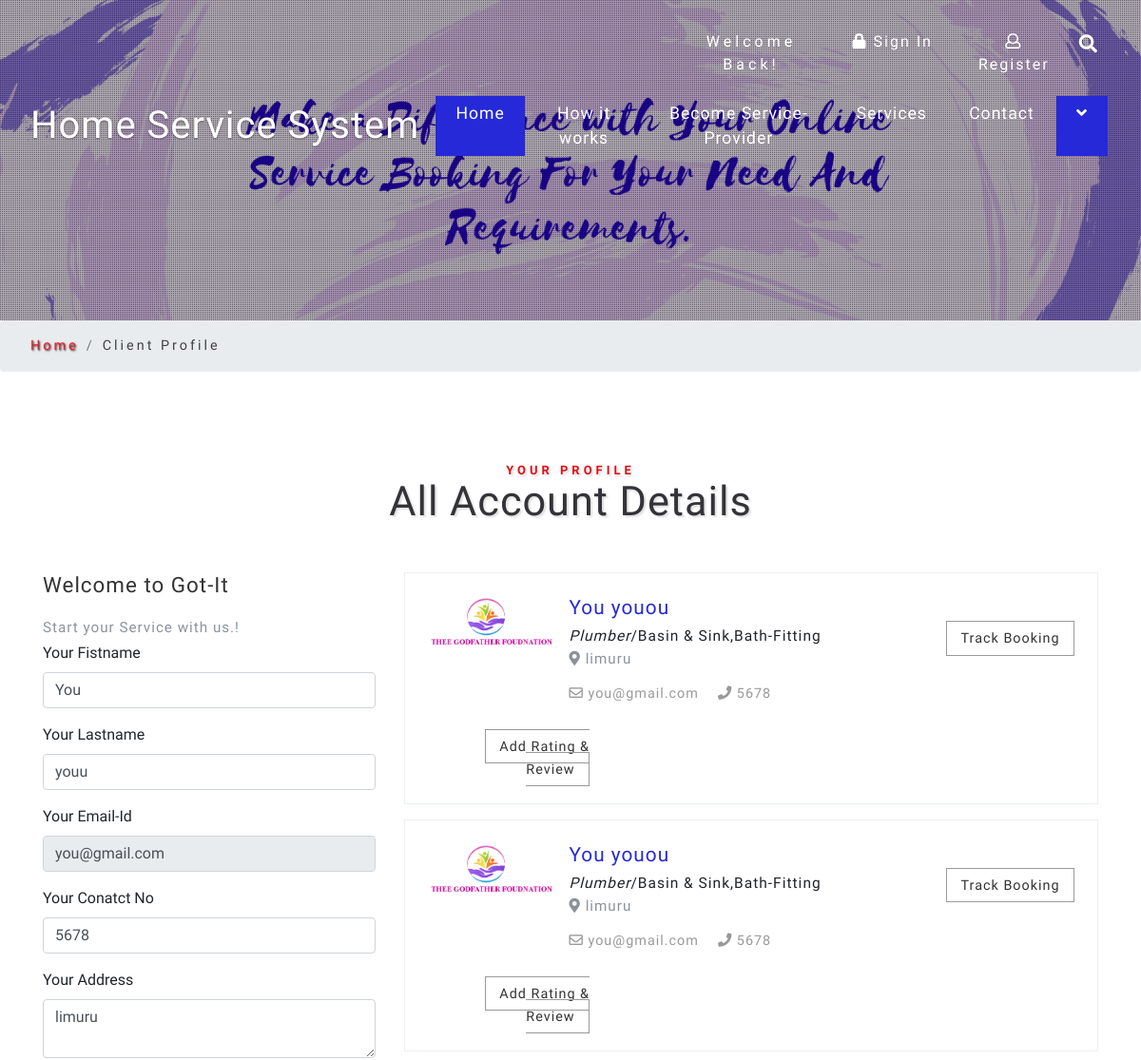
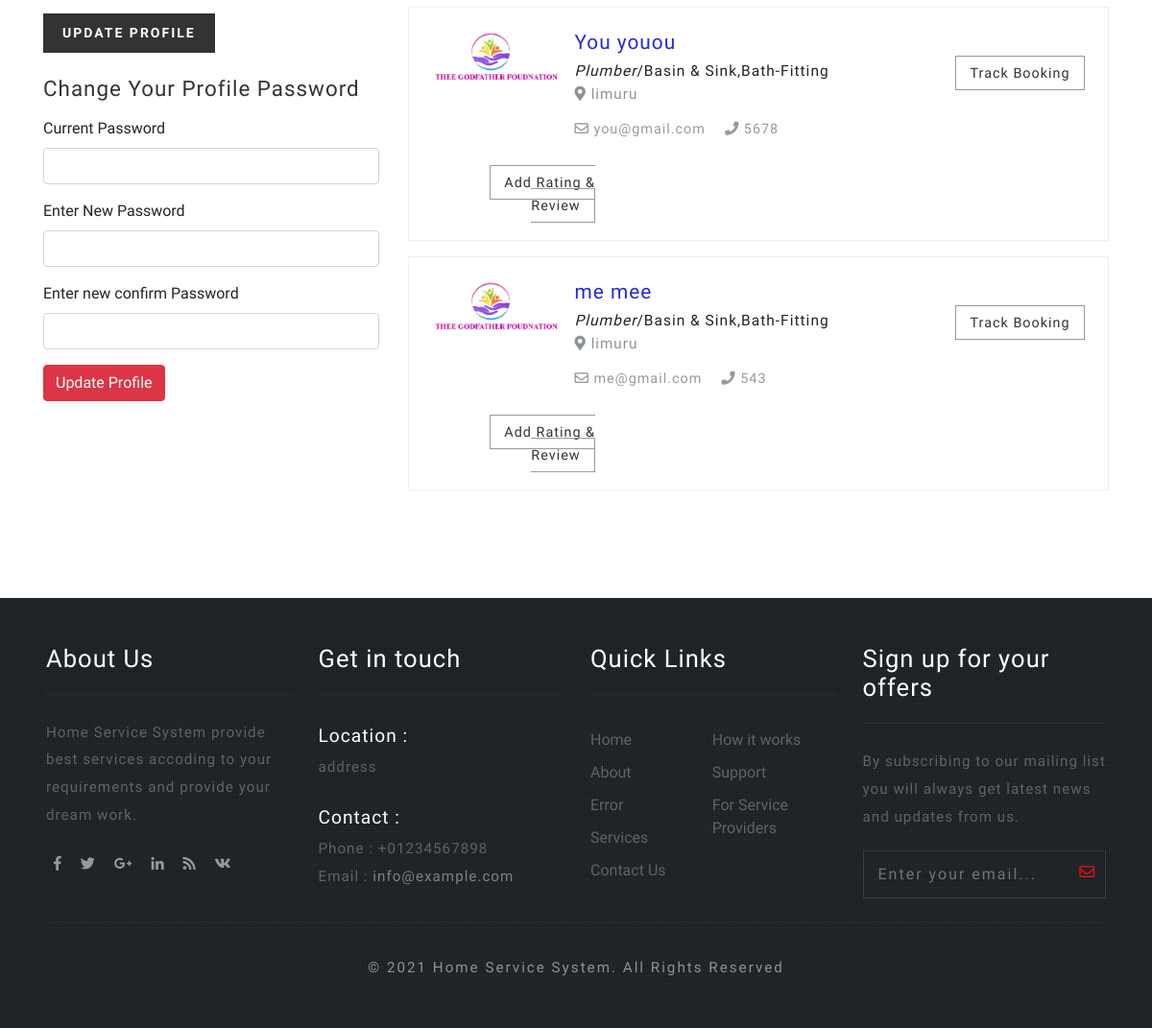
Page /profile_client.php (signed in) on the committed database (2 pictures, top to bottom).
### tables this page shows
CREATE TABLE `users` (
  `user_id` int(11) NOT NULL,
  `user_firstname` varchar(200) NOT NULL,
  `user_lastname` varchar(200) NOT NULL,
  `user_email` varchar(200) NOT NULL,
  `user_mobile` varchar(200) NOT NULL,
  `user_address` varchar(200) NOT NULL,
  `user_creationdate` timestamp NOT NULL DEFAULT current_timestamp()
);

CREATE TABLE `booking` (
  `booking_id` int(11) NOT NULL,
  `booking_user_id` int(11) DEFAULT NULL,
  `booking_freelancer_id` varchar(255) DEFAULT NULL,
  `booking_category_id` int(11) NOT NULL,
  `booking_subcategory_id` int(11) NOT NULL,
  `booking_service_date` varchar(200) DEFAULT NULL,
  `booking_service_time` varchar(200) NOT NULL,
  `booking_remark` varchar(300) NOT NULL,
  `booking_orderDate` timestamp NOT NULL DEFAULT current_timestamp(),
  `booking_bookstatus` int(11) NOT NULL,
  `booking_service_rating` int(11) NOT NULL,
  `booking_price_rating` int(11) NOT NULL,
  `booking_values_rating` int(11) NOT NULL,
  `booking_review` varchar(500) NOT NULL
);

CREATE TABLE `freelancer` (
  `freelancer_id` int(11) NOT NULL,
  `freelancer_category_id` int(11) NOT NULL,
  `freelancer_subcategory_id` int(11) NOT NULL,
  `freelancer_firstname` varchar(255) NOT NULL,
  `freelancer_lastname` varchar(255) NOT NULL,
  `freelancer_email` varchar(255) NOT NULL,
  `freelancer_mobile` varchar(200) NOT NULL,
  `freelancer_address` varchar(200) NOT NULL,
  `freelancer_experience` varchar(200) NOT NULL,
  `freelancer_rate` varchar(255) NOT NULL,
  `freelancer_location` varchar(255) NOT NULL,
  `freelancer_image` varchar(255) NOT NULL,
  `freelancer_status` int(1) NOT NULL,
  `freelancer_regdate` timestamp NOT NULL DEFAULT current_timestamp() ON UPDATE current_timestamp()
);

CREATE TABLE `category` (
  `category_id` int(11) NOT NULL,
  `category_categoryName` varchar(255) DEFAULT NULL,
  `category_creationDate` timestamp NOT NULL DEFAULT current_timestamp(),
  `category_updationDate` varchar(255) DEFAULT NULL
);

CREATE TABLE `subcategory` (
  `subcategory_id` int(11) NOT NULL,
  `subcategory_category_id` int(11) DEFAULT NULL,
  `subcategory_name` varchar(255) DEFAULT NULL,
  `subcategory_creationDate` timestamp NULL DEFAULT current_timestamp(),
  `subcategory_updationDate` varchar(255) DEFAULT NULL
);

### profile_client.php (the view, shortened to what this page needs)
<?php
include('conn.php');
if(strlen($_SESSION['login'])==0)
    {
header('location:index.php');
}
else{
?>
<!DOCTYPE html>
<html lang="zxx">
<head>
    <link href="css/bootstrap.css" rel='stylesheet' type='text/css' />
    <link href="css/style6.css" rel='stylesheet' type='text/css' />
    <link href="css/style.css" rel='stylesheet' type='text/css' />
    <link href="css/fontawesome-all.css" rel="stylesheet">
</head>
<body>
    <div id="demo-1" class="page-content">
        <div class="dotts">
            <?php include'header.php'; ?>
            <div class="banner-info-w3layouts text-center">
            </div>
        </div>
    </div>
    <ol class="breadcrumb justify-content-left">
        <li class="breadcrumb-item">
            <a href="index.html">Home</a>
        </li>
        <li class="breadcrumb-item active">Client Profile</li>
    </ol>
    <section class="banner-bottom-wthree py-lg-5 py-md-5 py-3">
        <div class="container">
            <div class="inner-sec-w3ls py-lg-5  py-3">
                <h3 class="tittle text-center mb-lg-4 mb-3">
                    <span>Your Profile</span>All Account Details</h3>
                <div class="row choose-main mt-5">
                    <div class="col-lg-4 job_info_right">
                        <div class="widget_search">
                            <h3 class="j-b mb-3">Welcome to Got-It</h3>
                            <div class="widget-content">
                                <p>Start your Service with us.!</p>
                                <?php
$query=mysqli_query($conn,"select * from users where user_id ='".$_SESSION['id']."'");
while($row=mysqli_fetch_array($query))
{
?>
                                <form  method="post">
                                    <div class="form-group">
                                        <label class="mb-2">Your Fistname</label>
                                    <input class="form-control jb_2" type="text" name="fname" placeholder="" required="" value="<?php echo $row['user_firstname'];?>">
                                    </div>
                                    <div class="form-group">
                                        <label class="mb-2">Your Lastname</label>
                                    <input class="form-control jb_2" type="text" name="lname"  required="" value="<?php echo $row['user_lastname'];?>">
                                    </div>
                                    <div class="form-group">
                                        <label class="mb-2">Your Email-Id</label>
                                    <input class="form-control jb_2" type="text"   required="" value="<?php echo $row['user_email'];?>" readonly>
                                    </div>
                                    <div class="form-group">
                                        <label class="mb-2">Your Conatct No</label>
                                    <input class="form-control jb_2" type="text" name="mobile"  required="" value="<?php echo $row['user_mobile'];?>">
                                    </div>
                                    <div class="form-group">
                                        <label class="mb-2">Your Address</label>
                                    <textarea class="form-control jb_2" type="text" name="address"  required="" ><?php echo $row['user_address'];?></textarea>
                                    </div>
                                    <input type="submit" value="Update Profile" name="update">
                                </form>
                               <?php } ?>
                            </div>
                        </div>
                       <br>
                <div class="col_3 permit">
                            <h3 class="j-b mb-3">Change Your Profile Password</h3>
                                     <form role="form" method="post" name="chngpwd" onSubmit="return valid();">
                                    <div class="form-group">
                                        <label class="mb-2">Current Password</label>
                                    <input class="form-control jb_2" type="password" id="cpass" name="cpass" placeholder="" required="">
                                    </div>
                                    <div class="form-group">
                                        <label class="mb-2">Enter New Password</label>
                                    <input class="form-control jb_2" type="password" id="newpass" name="newpass" placeholder="" required="">
                                    </div>
                                    <div class="form-group">
                                        <label class="mb-2">Enter new confirm Password</label>
                                        <input class="form-control jb_2" type="password" id="cnfpass" name="cnfpass" placeholder="" required="">
                                    </div>
                                    <input type="submit" value="Update Profile" class="btn btn-danger">
                                </form>
                        </div>
                    </div>
                    <div class="col-lg-8 job_info_left">
                        <?php $query=mysqli_query($conn,"select booking.*,freelancer.freelancer_firstname as providername,freelancer.freelancer_lastname as providerlname,freelancer.freelancer_email as provideremail,freelancer.freelancer_mobile as providercontact,freelancer.freelancer_address as provideraddress,category.category_categoryName as providercat,subcategory.subcategory_name as providersubcat,freelancer.freelancer_image as providerimg from booking inner join freelancer on booking.booking_freelancer_id=freelancer.freelancer_id inner join category on booking.booking_category_id=category.category_id inner join subcategory on booking.booking_subcategory_id=subcategory.subcategory_id where booking_user_id='".$_SESSION['id']."'");
while($row=mysqli_fetch_array($query))
{
?>
                        <div class="emply-resume-list row mb-3">
                            <div class="col-md-9 emply-info">
                                <div class="emply-img">
                                    <img src="service_providerimages/<?php echo $row['providerimg'] ?>" alt="" class="img-fluid">
                                </div>
                                <div class="emply-resume-info">
                                    <h4><a href="#"><?php echo $row['providername'].' '.$row['providerlname'] ?></a></h4>
                                    <h5 class="mt-2"><span><?php echo $row['providercat'] ?></span>/<?php echo $row['providersubcat'] ?> </h5>
                                    <p><i class="fas fa-map-marker-alt"></i> <?php echo $row['provideraddress'] ?></p>
                                    <ul class="links_bottom_emp mt-2">
                                        <li><a href="candidates_single.html"><i class="far fa-envelope"></i> <span class="icon_text"> <?php echo $row['provideremail'] ?></span></a></li>
                                        <li><a href="candidates_single.html"><i class="fas fa-phone"></i> <span class="icon_text"> <?php echo $row['providercontact'] ?></span></a></li>
                                    </ul>
                                </div>
                                <div class="clearfix"></div>
                            </div>
                            <div class="col-md-3 emp_btn text-right">
                                <a  href="javascript:void(0);" onClick="popUpWindow('http://localhost/xampp/folderofproject/Home_Service_System/track_book.php?tid=<?php echo htmlentities($row['booking_id']);?>');"> Track Booking </a>
                            </div>
                            <br>
                            <div class="col-md-3 emp_btn text-right">
                                <a  href="javascript:void(0);" onClick="popUpWindow('http://localhost/xampp/folderofproject/Home_Service_System/add_review.php?rid=<?php echo htmlentities($row['booking_id']);?>');"> Add Rating & Review </a>
                            </div>
                        </div>
                    <?php } ?>
                    </div>
                </div>
            </div>
        </div>
    </section>
    <?php include'footer.php'; ?>
</body>
</html>
<?php } ?>

### rows in the picture
users: fname "You", lname "youu", user_email "you@gmail.com", mobile "5678", address "limuru"
booking: freelancer.freelancer_image (picture), freelancer.freelancer_firstname "You", freelancer.freelancer_lastname "youou", category.category_categoryName "Plumber", subcategory.subcategory_name "Basin & Sink,Bath-Fitting", freelancer.freelancer_address "limuru", freelancer.freelancer_email "you@gmail.com", freelancer.freelancer_mobile "5678"
booking: freelancer.freelancer_image (picture), freelancer.freelancer_firstname "You", freelancer.freelancer_lastname "youou", category.category_categoryName "Plumber", subcategory.subcategory_name "Basin & Sink,Bath-Fitting", freelancer.freelancer_address "limuru", freelancer.freelancer_email "you@gmail.com", freelancer.freelancer_mobile "5678"
booking: freelancer.freelancer_image (picture), freelancer.freelancer_firstname "You", freelancer.freelancer_lastname "youou", category.category_categoryName "Plumber", subcategory.subcategory_name "Basin & Sink,Bath-Fitting", freelancer.freelancer_address "limuru", freelancer.freelancer_email "you@gmail.com", freelancer.freelancer_mobile "5678"
booking: freelancer.freelancer_image (picture), freelancer.freelancer_firstname "me", freelancer.freelancer_lastname "mee", category.category_categoryName "Plumber", subcategory.subcategory_name "Basin & Sink,Bath-Fitting", freelancer.freelancer_address "limuru", freelancer.freelancer_email "me@gmail.com", freelancer.freelancer_mobile "543"
